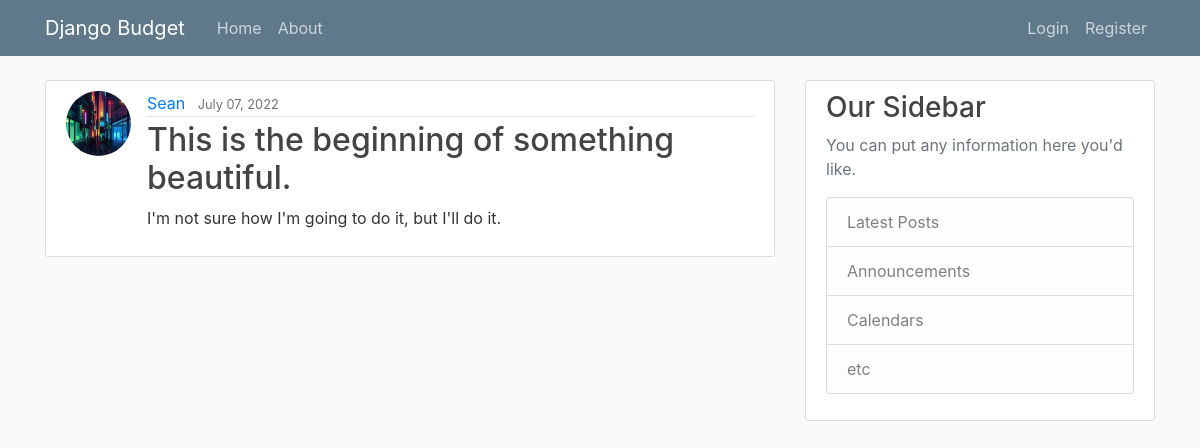
/post/15, run on the app's committed database.
### budget/models.py (models this page shows, shortened)
class Post(models.Model):
    title = models.CharField(max_length=100)
    content = models.TextField()
    date_posted = models.DateTimeField(default=timezone.now)
    author = models.ForeignKey(User, on_delete=models.CASCADE)

### users/models.py (models this page shows, shortened)
class Profile(models.Model):
    user = models.OneToOneField(User, on_delete=models.CASCADE)
    image = models.ImageField(default='default.jpg', upload_to='profile_pics')
    bio = models.TextField(default='Tell us about yourself.')

### budget/views.py (the view)
# urls.py: path('post/<int:pk>', PostDetailView.as_view(), name="post-detail"),
class PostDetailView(DetailView):
    model = Post

### budget/templates/budget/post_detail.html (shortened to what this page needs)
{% extends "budget/base.html" %}
{% block content %}
<article class="media content-section">
    <img class="rounded-circle article-img" src="{{ object.author.profile.image.url }}"
        alt="{{ object.author.username }}">
    <div class="media-body">
        <div class="article-metadata">
            <a class="mr-2" href="#">{{ object.author }}</a>
            <small class="text-muted">{{ object.date_posted|date:"F d, Y" }}</small>
        </div>
        <h2 class="article-title">{{ object.title }}</h2>
        <p class="article-content">{{ object.content }}</p>
    </div>
</article>
{% endblock content %}

### budget/static/budget/main.css (style rules this page uses)
body { background: #fafafa; color: #333333; margin-top: 5rem; }
h1, h2, h3, h4, h5, h6 { color: #444444; }
.content-section { background: #ffffff; padding: 10px 20px; border: 1px solid #dddddd; border-radius: 3px; margin-bottom: 20px; }
.article-title { color: #444444; }
.article-content { white-space: pre-line; }
.article-img { height: 65px; width: 65px; margin-right: 16px; }
.article-metadata { padding-bottom: 1px; margin-bottom: 4px; border-bottom: 1px solid #e3e3e3 }

### data on the page
Post: author.profile.image (picture), author "Sean", date_posted "July 07, 2022", title "This is the beginning of something beautiful.", content "I'm not sure how I'm going to do it, but I'll do it."
